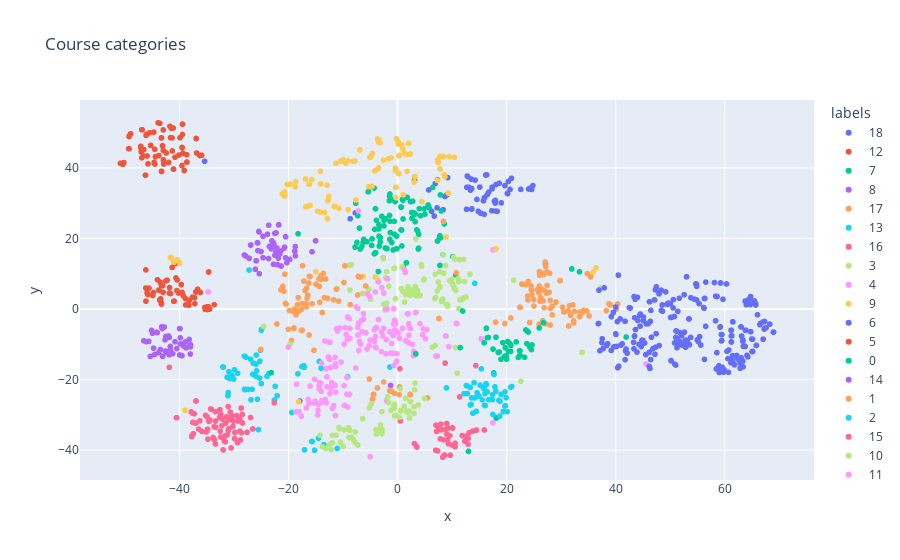

The code cell stored with this chart in its notebook:
### Code cell
import numpy as np
import pandas as pd
from sklearn.manifold import TSNE
import texthero as hero

# Assuming 'data' is your original DataFrame and 'embeddings' is the numpy array of shape (1476, 384)
data_hero = data.copy()

# Ensure 'embeddings' is a numpy array
embeddings_array = np.array(embeddings)

# Apply TSNE from sklearn to reduce dimensions
tsne_model = TSNE(n_components=2, random_state=42)
tsne_results = tsne_model.fit_transform(embeddings_array)

# Add TSNE results to the DataFrame
data_hero['tsne_x'] = tsne_results[:, 0]
data_hero['tsne_y'] = tsne_results[:, 1]

# Combine the x and y columns into a single column of lists
data_hero['tsnemodel'] = data_hero[['tsne_x', 'tsne_y']].values.tolist()

# Check if the transformation worked correctly
print(data_hero[['tsne_x', 'tsne_y', 'tsnemodel']].head())

# Plot the data using texthero's scatterplot
hero.scatterplot(data_hero, col='tsnemodel',
                 color='labels',
                 title="Course categories",
                 hover_data=['Subject', 'Name'])
